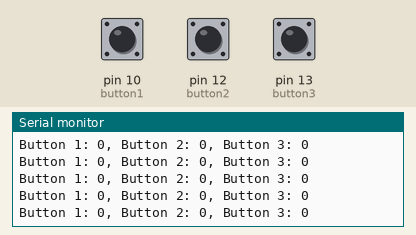
Simulated run of this sketch. Board: Arduino Uno, built with avr-gcc and run on an emulated ATmega328P. On the bench: the last lines printed to the serial monitor. The test bench sets the inputs (shaded band); at power-on: pin 10 (button1) LOW, pin 12 (button2) LOW, pin 13 (button3) LOW.

Above: at 1.2 s.
1.3 s: pin 10 (button1) pulled HIGH for 0.15 s
At 1.4 s:
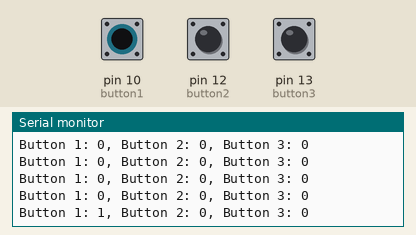
2.9 s: pin 12 (button2) pulled HIGH for 0.15 s
At 3.03 s:
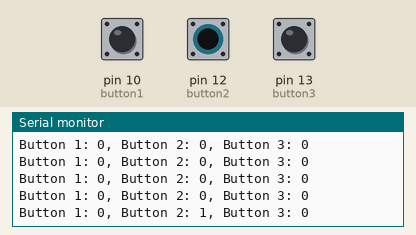
6.0 s: pin 13 (button3) pulled HIGH for 0.15 s
At 6.11 s:
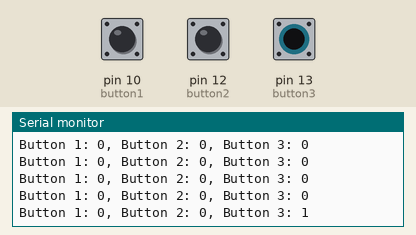

Measured:
- after the input at 1.3 s, the serial monitor: prints a new line after 0.08 s (image 1)
- after the input at 2.9 s, the serial monitor: prints a new line after 0.10 s (image 2)
- after the input at 6.0 s, the serial monitor: prints a new line after 0.08 s (image 3)

The sketch:

Button.ino
```cpp
const int button1 = 10;
const int button2 = 12;
const int button3 = 13;

void setup() {
  Serial.begin(9600);

  pinMode(button1, INPUT);
  pinMode(button2, INPUT);
  pinMode(button3, INPUT);
}

void loop() {
  String msg = ((String)"Button 1: " + digitalRead(button1) + ", Button 2: " + digitalRead(button2) + ", Button 3: " + digitalRead(button3));
  Serial.println(msg);
}
```
